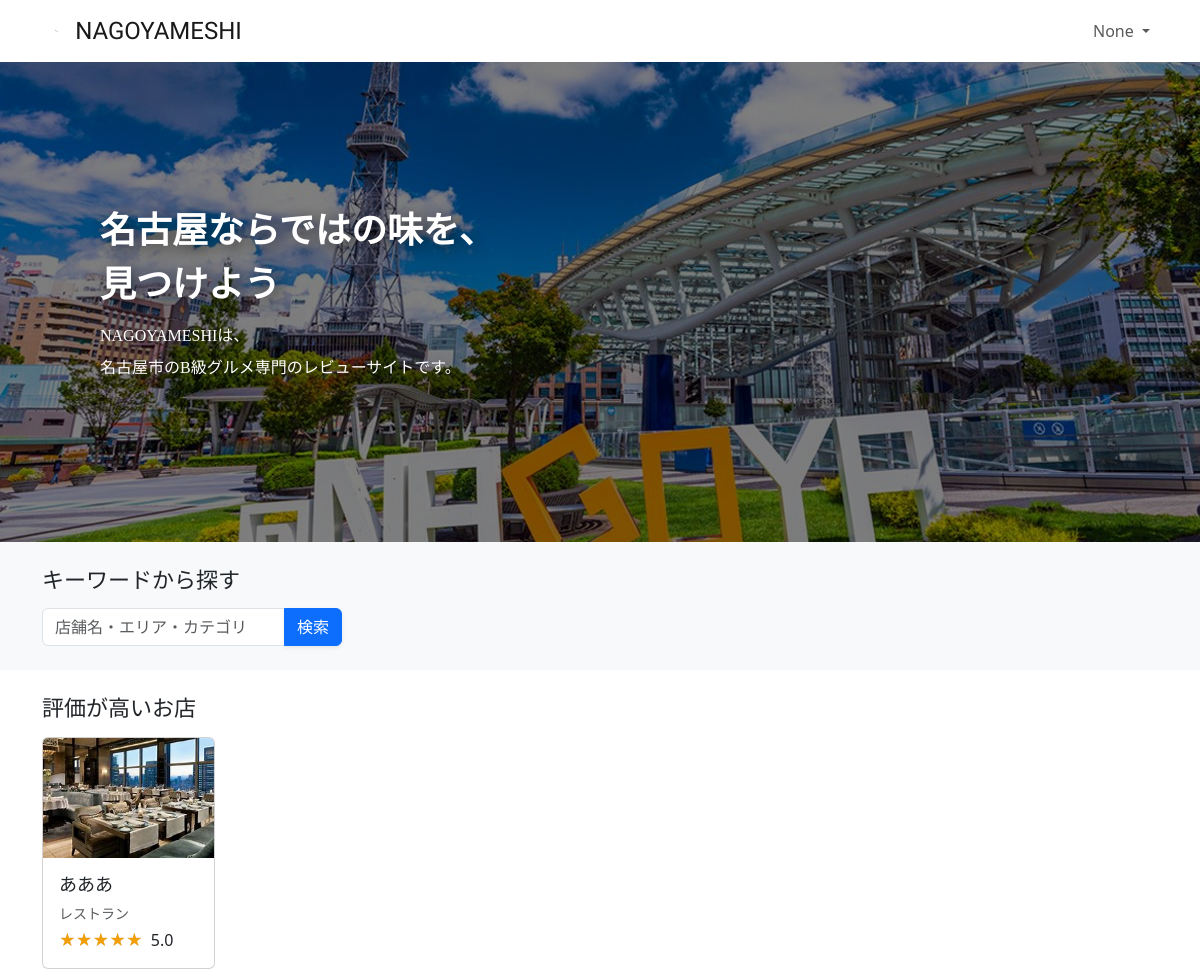
Before: / (signed in, upper part) with the older database file.
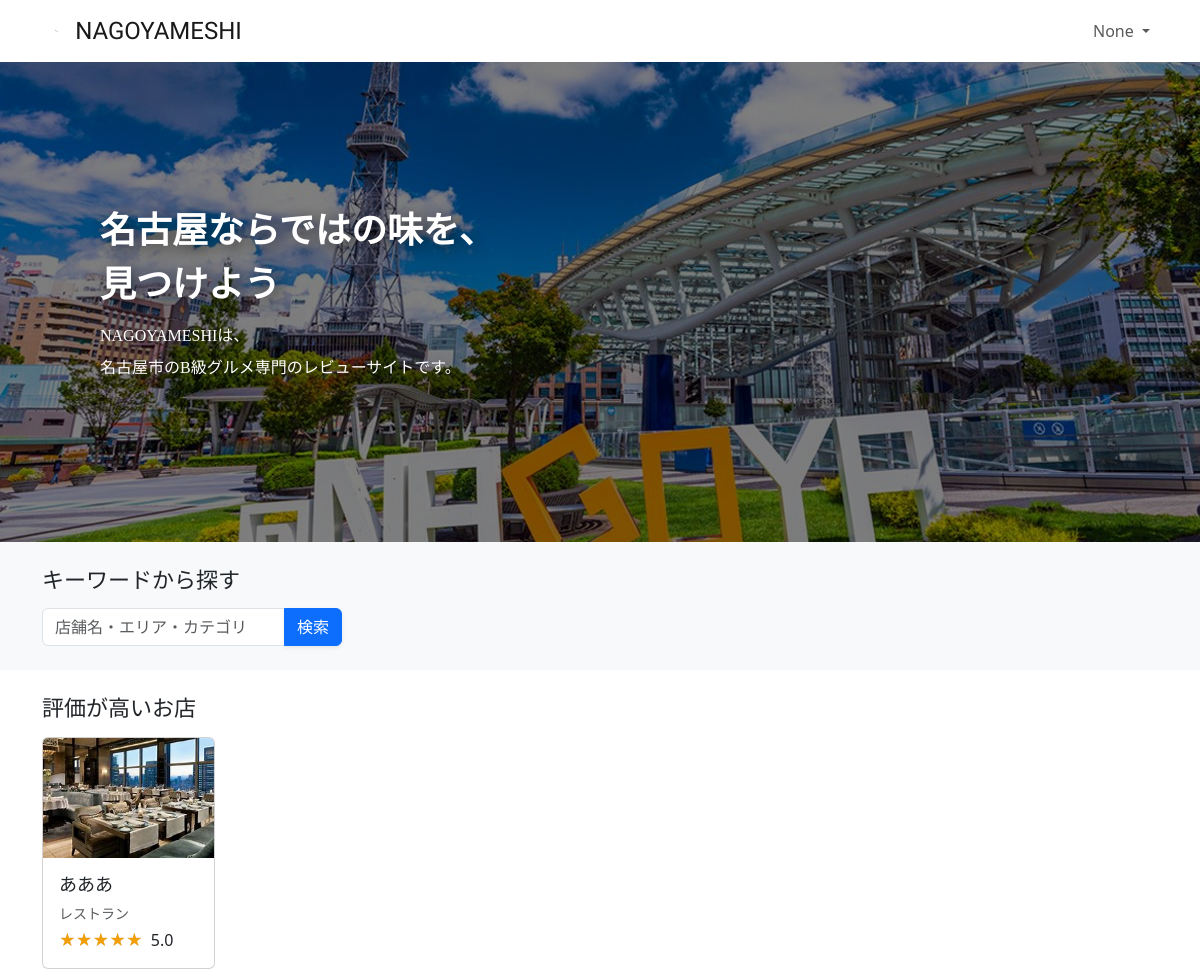
After: the same page with the newer database file.
### accounts/models.py (models this page shows, shortened)
class CustomUser(AbstractUser):
    user_name = models.CharField(max_length=128, null=True, blank=True, verbose_name='ユーザー名前')
    hurigana = models.CharField(max_length=128, null=True, blank=True, verbose_name='フリガナ')
    zip_code = models.CharField(max_length=16, null=True, blank=True, verbose_name='郵便番号')
    address = models.CharField(max_length=255, null=True, blank=True, verbose_name='住所')
    phone_number = models.CharField(max_length=20, null=True, blank=True, verbose_name='電話番号')
    birthday = models.CharField(max_length=20, null=True, blank=True, verbose_name='誕生日')
    job = models.CharField(max_length=255, null=True, blank=True, verbose_name='職業')
    is_subscribed = models.BooleanField(default=False, verbose_name='有料会員')
    card_name = models.CharField(max_length=128, null=True, blank=True, verbose_name='カード名義')
    card_number = models.CharField(max_length=128, null=True, blank=True, verbose_name='カード番号')
    class Meta:
        verbose_name_plural = 'CustomUser'

### restaurant/views.py (the view)
# urls.py: path("", views.TopPageView.as_view(), name="top_page"),
class TopPageView(generic.ListView):
    template_name = "top_page.html"
    model = models.Restaurant
    queryset = models.Restaurant.objects.order_by('-rate')
    context_object_name = 'restaurant_list'
    def get_context_data(self, **kwargs):
        if 'price_session' in self.request.session:
            self.request.session['price_session'] = 0
        if 'keyword_session' in self.request.session:
            self.request.session['keyword_session'] = ''
        if 'category_session' in self.request.session:
            self.request.session['category_session'] = ''
        if 'select_sort' in self.request.session:
            self.request.session['select_sort'] = '-created_at'
        context = super(TopPageView, self).get_context_data(**kwargs)
        category_list = models.Category.objects.all()
        new_restaurant_list =models.Restaurant.objects.all().order_by('-created_at')
        context.update({
            'category_list': category_list,
            'new_restaurant_list': new_restaurant_list,
        })
        return context

### restaurant/models.py (called while the page is built)
    def __str__(self):
        return self.name

### restaurant/templates/top_page.html (shortened to what this page needs)
{% extends 'layout/base.html' %}
{% load static %}
{% block stylesheet %}
<link rel="stylesheet" href="https://cdn.jsdelivr.net/npm/swiper@8/swiper-bundle.min.css">
{% endblock %}
{% block content %}
<main>
    <div>
        <div class="swiper">
            <div class="swiper-wrapper">
                <div class="swiper-slide">
                    <img src="{% static 'images/main/main1.jpeg' %}">
                </div>
                <div class="swiper-slide">
                </div>
                <div class="d-flex align-items-center overlay-background">
                    <div class="container nagoyameshi-container overlay-text">
                        <h1 class="text-white catchphrase-heading">名古屋ならではの味を、<br>見つけよう</h1>
                        <p class="text-white catchphrase-paragraph">NAGOYAMESHIは、<br>名古屋市のB級グルメ専門のレビューサイトです。</p>
                    </div>
                </div>
            </div>
        </div>
    </div>
    <div class="bg-light mb-4 py-4">
        <div class="container nagoyameshi-container">
            <h2 class="mb-3">キーワードから探す</h2>
            <form method="GET" action="{% url 'restaurant_list' %}" class="user-search-box">
                <div class="input-group">
                    <input type="text" class="form-control" placeholder="店舗名・エリア・カテゴリ" name="keyword">
                    <button type="submit" class="btn btn-primary text-white shadow-sm">検索</button>
                </div>
            </form>
        </div>
    </div>
    <div class="container nagoyameshi-container">
        <h2 class="mb-3">評価が高いお店</h2>
        <div class="row row-cols-xl-6 row-cols-md-3 row-cols-2 g-3 mb-5">
            {% for restaurant in restaurant_list %}
            <div class="col">
                <a href="{% url 'restaurant_detail' restaurant.id %}" class="link-dark card-link">
                    <div class="card h-100">
                        {% if restaurant.photo %}
                        <img src="{{ restaurant.photo.url }}" class="card-img-top vertical-card-image">
                        {% endif %}
                        <div class="card-body">
                            <h3 class="card-title">{{ restaurant.name }}</h3>
                            <div class="text-muted small mb-1">
                                <div class="d-inline-block">{{ restaurant.category }}</div>
                            </div>
                            <p class="card-text">
                                <span class="star-rating me-1" data-rate="5"></span> 5.0
                            </p>
                        </div>
                    </div>
                </a>
            </div>
            {% endfor %}
        </div>
    </div>
</main>
{% endblock %}

### restaurant/templates/layout/base.html (shortened to what this page needs)
{% load static %}
<!DOCTYPE html>
<html lang="ja">
<head>
    <link href="https://cdn.jsdelivr.net/npm/bootstrap@5.3.3/dist/css/bootstrap.min.css" rel="stylesheet"
>
    <link href="{% static 'css/nagoyameshi.css' %}" rel="stylesheet">
    {% block stylesheet %}{% endblock %}
</head>
<body>
<div id="app" class="wrapper">
    <nav class="navbar navbar-expand-md navbar-light bg-white shadow-sm">
        <div class="container nagoyameshi-container">
            <a class="navbar-brand app-name" href="{% url 'top_page' %}">
                <div class="d-flex align-items-center">
                    <img class="nagoyameshi-logo me-1" src="{% static 'images/logo/logo.svg' %}" alt="nagoyameshi">
                    NAGOYAMESHI
                </div>
            </a>
            <div class="collapse navbar-collapse" id="navbarSupportedContent">
                <ul class="navbar-nav ms-auto">
                    {% if user.is_subscribed %}
                        <li class="nav-item dropdown">
                            <a id="navbarDropdown" class="nav-link dropdown-toggle" href="#" role="button"
                               data-bs-toggle="dropdown" aria-haspopup="true" aria-expanded="false" v-pre>
                                {{ user.user_name }}
                            </a>
                        </li>
                    {% else %}
                        {% if user.is_authenticated %}
                            <li class="nav-item dropdown">
                                <a id="navbarDropdown" class="nav-link dropdown-toggle" href="#" role="button"
                                   data-bs-toggle="dropdown" aria-haspopup="true" aria-expanded="false" v-pre>
                                    {{ user.user_name }}
                                </a>
                            </li>
                        {% endif %}
                    {% endif %}
                </ul>
            </div>
        </div>
    </nav>
    {% block content %}{% endblock %}
</div>
</body>
</html>

Changed rows visible on the page:
changed CustomUser "None": is_subscribed False → True (drawn)
